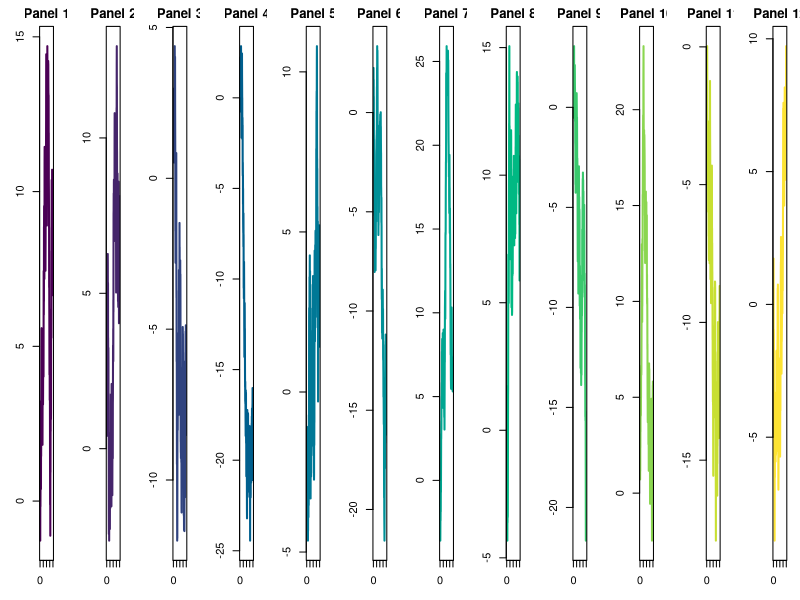
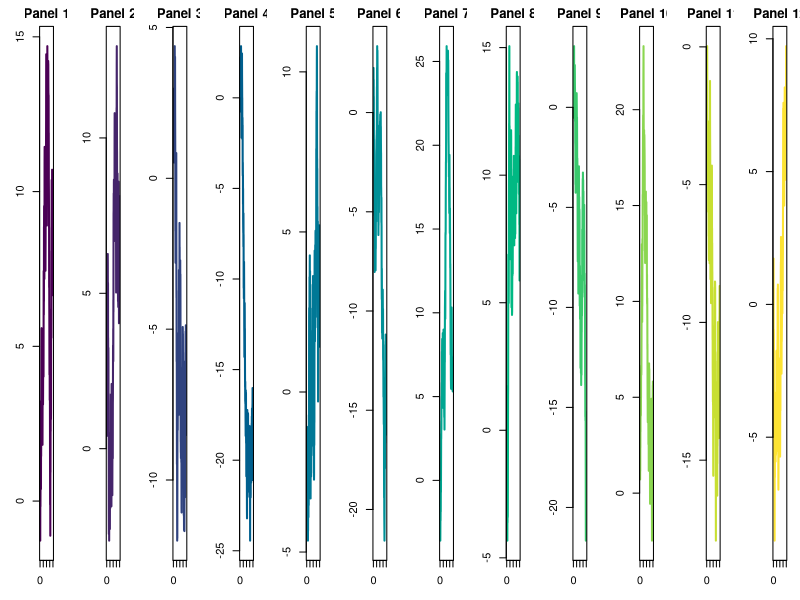
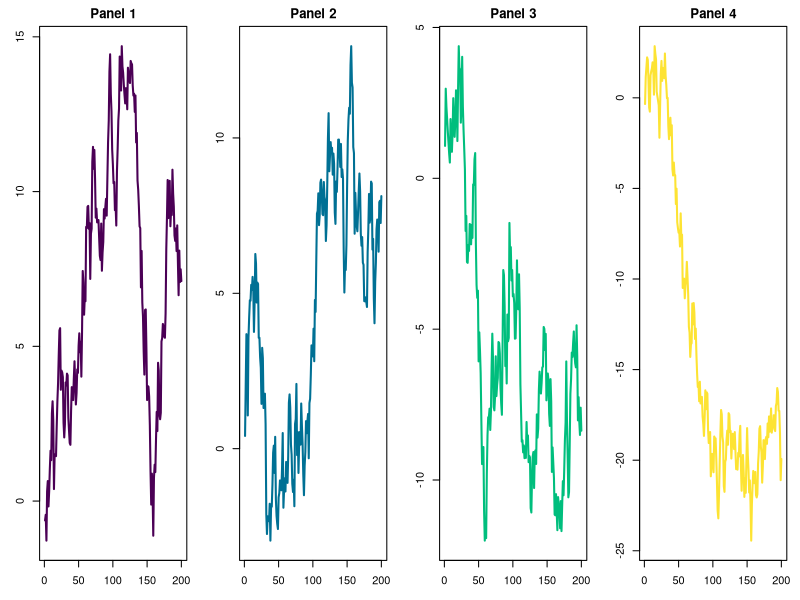
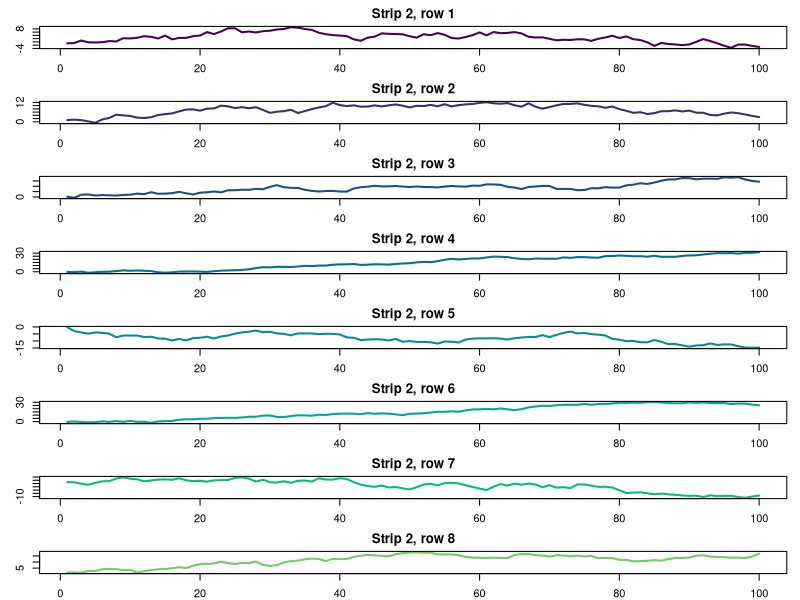
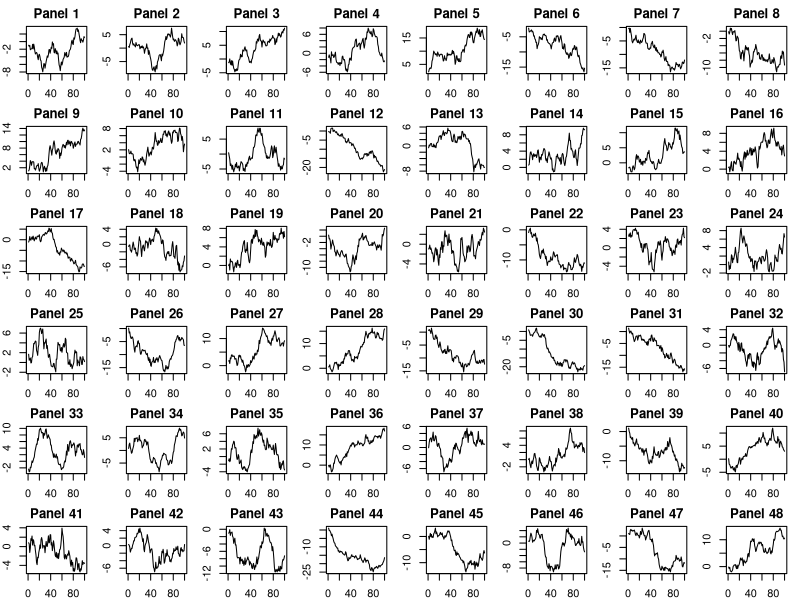
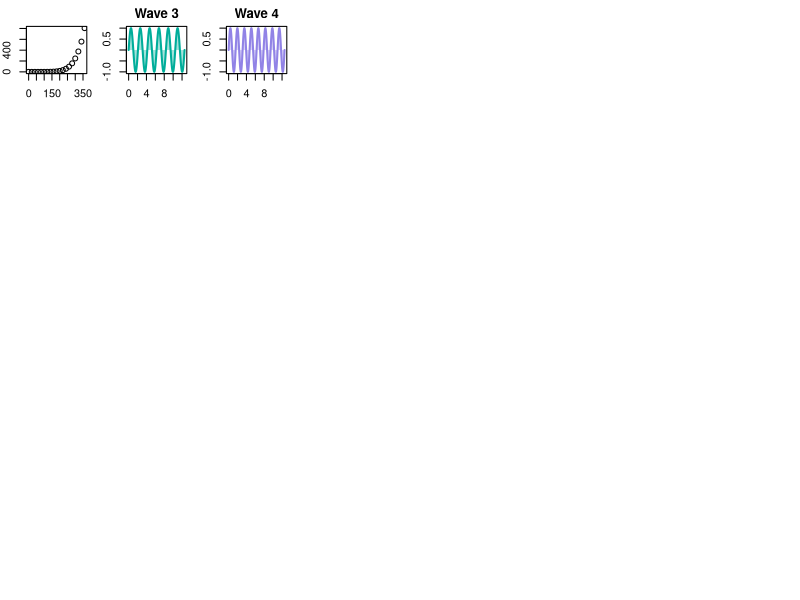
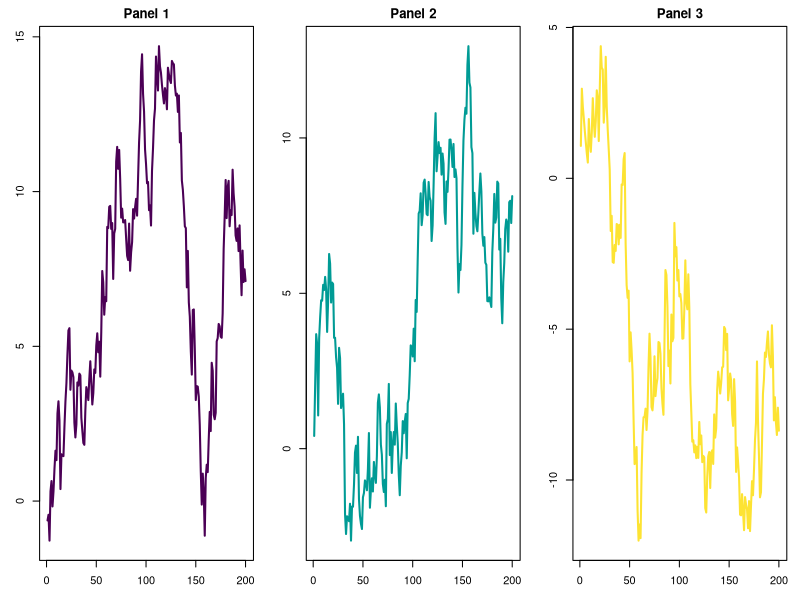
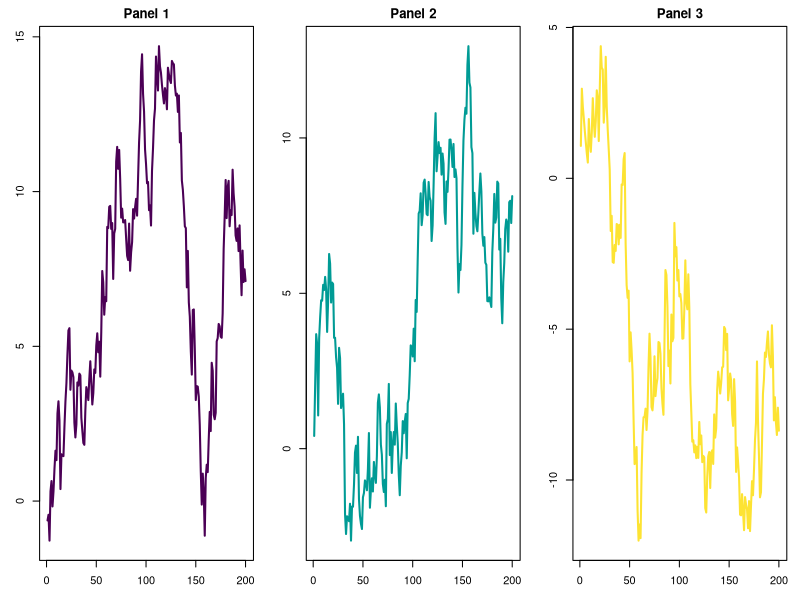

Generate these figures, in order, with R:
## ---- chunk 1
# A collage: `n` panels side by side, like a wide patchwork figure.
collage <- function(n = 12) {
  set.seed(1)
  par(mfrow = c(1, n), mar = c(3, 3, 2, 1))
  for (i in seq_len(n)) {
    plot(
      cumsum(rnorm(200)),
      type = "l",
      main = paste("Panel", i),
      xlab = "",
      ylab = "",
      col = hcl.colors(n)[i],
      lwd = 2
    )
  }
}

# A tall strip: `n` rows stacked, like a tall patchwork figure.
# Each seed gets its own palette (without its lightest end), so different
# strips look different.
strip <- function(seed = 2, n = 8) {
  set.seed(seed)
  palette <- c(
    "Viridis",
    "Plasma",
    "Zissou 1",
    "Dark 3",
    "Sunset",
    "Cividis",
    "Dynamic",
    "Inferno"
  )[(seed - 2) %% 8 + 1]
  par(mfrow = c(n, 1), mar = c(2, 3, 2, 1))
  for (i in seq_len(n)) {
    plot(
      cumsum(rnorm(100)),
      type = "l",
      main = paste0("Strip ", seed, ", row ", i),
      xlab = "",
      ylab = "",
      col = hcl.colors(n + 2, palette)[i],
      lwd = 2
    )
  }
}

wave <- function(k = 1) {
  x <- seq(0, 4 * pi, length.out = 400)
  col <- hcl.colors(4, "Dark 3")[k]
  plot(
    x,
    sin(k * x),
    type = "n",
    main = paste("Wave", k),
    xlab = "x",
    ylab = "sin(kx)"
  )
  polygon(
    c(x, rev(x)),
    c(sin(k * x), rep(0, length(x))),
    col = adjustcolor(col, 0.35),
    border = NA
  )
  lines(x, sin(k * x), lwd = 2, col = col)
}
## ---- chunk 2
#| panzoom: true
#| fig-width: 25
#| fig-height: 2
#| fig-alt: >-
#|   A row of 12 small line plots of random walks, each in its own color
#| fig-cap: "A 25 × 2 inch collage of 12 random walks."

collage(n = 12)
## ---- chunk 3
#| panzoom:
#|   fit: contain
#| fig-width: 25
#| fig-height: 2
#| fig-alt: >-
#|   A row of 12 small line plots of random walks, each in its own color
#| fig-cap: "A 25 × 2 inch collage of 12 random walks."

collage(n = 12)
## ---- chunk 4
#| panzoom: true
#| fig-width: 16
#| fig-height: 4
#| fig-alt: "A row of 4 small line plots of random walks, each in its own color"
#| fig-cap: "A 16 × 4 inch collage of 4 random walks."

collage(n = 4)
## ---- chunk 5
#| panzoom: true
#| fig-width: 4
#| fig-height: 15
#| fig-alt: "A column of 8 small line plots of random walks"
#| fig-cap: "A 4 × 15 inch strip of 8 random walks."

strip(seed = 2, n = 8)
## ---- chunk 6
#| panzoom: true
#| fig-width: 24
#| fig-height: 18
#| fig-alt: "A grid of 48 small line plots of random walks, in 6 rows of 8"
#| fig-cap: "A 24 × 18 inch poster of 48 random walks."

set.seed(3)
par(mfrow = c(6, 8), mar = c(2, 2, 2, 1))
for (i in 1:48) {
  plot(
    cumsum(rnorm(100)),
    type = "l",
    main = paste("Panel", i),
    xlab = "",
    ylab = ""
  )
}
## ---- chunk 7
#| panzoom: true
#| fig-width: 3
#| fig-height: 2
#| fig-dpi: 48
#| fig-alt: "Scatter plot of vapor pressure rising steeply with temperature"
#| fig-cap: "Vapor pressure of mercury against temperature."

plot(pressure)
## ---- chunk 8
#| panzoom:
#|   fit: height
#| fig-alt: "A sine curve, shaded between the curve and y = 0"
#| fig-cap: >-
#|   Wave 3: y = sin(3x); the area between the curve and y = 0 is shaded.

wave(k = 3)
## ---- chunk 9
#| panzoom:
#|   fit: width
#| fig-alt: "A sine curve, shaded between the curve and y = 0"
#| fig-cap: >-
#|   Wave 4: y = sin(4x); the area between the curve and y = 0 is shaded.

wave(k = 4)
## ---- chunk 10
#| panzoom:
#|   fit: height
#| fig-width: 12
#| fig-height: 4.5
#| fig-alt: "A row of 3 small line plots of random walks, each in its own color"
#| fig-cap: "A 12 × 4.5 inch collage of 3 random walks."

collage(n = 3)
## ---- chunk 11
#| panzoom:
#|   fit: height
#|   description: >-
#|     A long description, to take room below the image. Each panel is a random
#|     walk of 200 steps, drawn with `plot()` from base R in a one-row layout
#|     (`par(mfrow = c(1, 3))`), colored along the `hcl.colors()` palette. The
#|     figure is 12 by 4.5 inches, which knitr writes at 192 dpi (2304 by 864
#|     px). With `fit: height` the viewer opens it as tall as the space above
#|     this text allows, and no taller than its real size. Drag or use the arrow
#|     keys to move along the figure, scroll or press the minus key to zoom out
#|     to the whole of it, and press 0 to come back to this opening view.
#| fig-width: 12
#| fig-height: 4.5
#| fig-alt: >-
#|   A row of 3 small line plots of random walks, each in its own color
#| fig-cap: >-
#|   Three random walks side by side, opened with `fit: height` under a long
#|   description.

collage(n = 3)
## ---- chunk 12
#| panzoom: true
#| out-width: 50%
#| fig-alt: "A sine curve, shaded between the curve and y = 0"
#| fig-cap: >-
#|   Wave 5: y = sin(5x); the area between the curve and y = 0 is shaded.

wave(k = 5)
## ---- chunk 13
#| panzoom: true
#| fig-width: 4
#| fig-height: 3
#| fig-align: right
#| fig-alt: "A sine curve, shaded between the curve and y = 0"
#| fig-cap: >-
#|   Wave 6: y = sin(6x); the area between the curve and y = 0 is shaded.

wave(k = 6)
